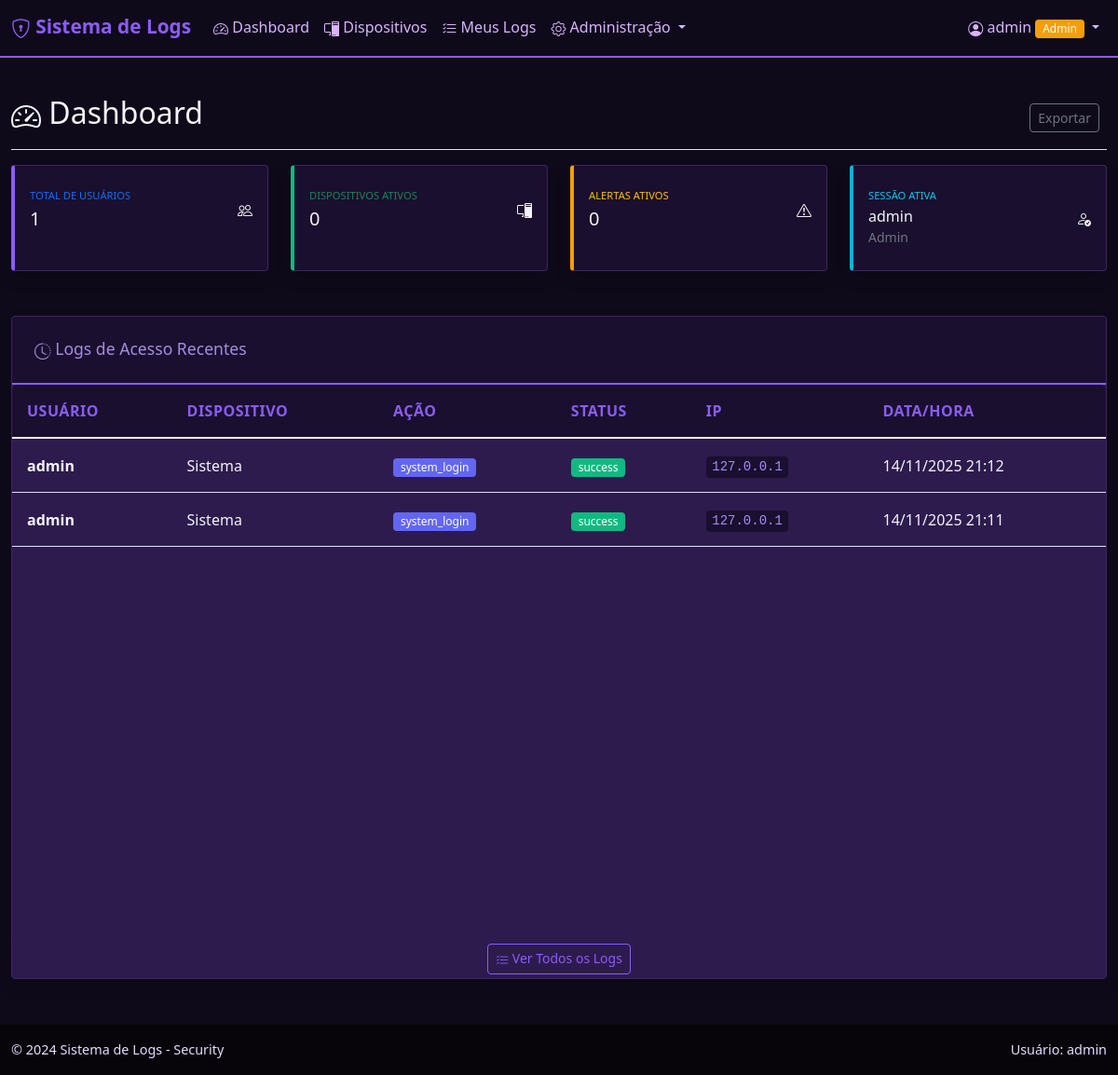
Page / (signed in) on the earlier database version.
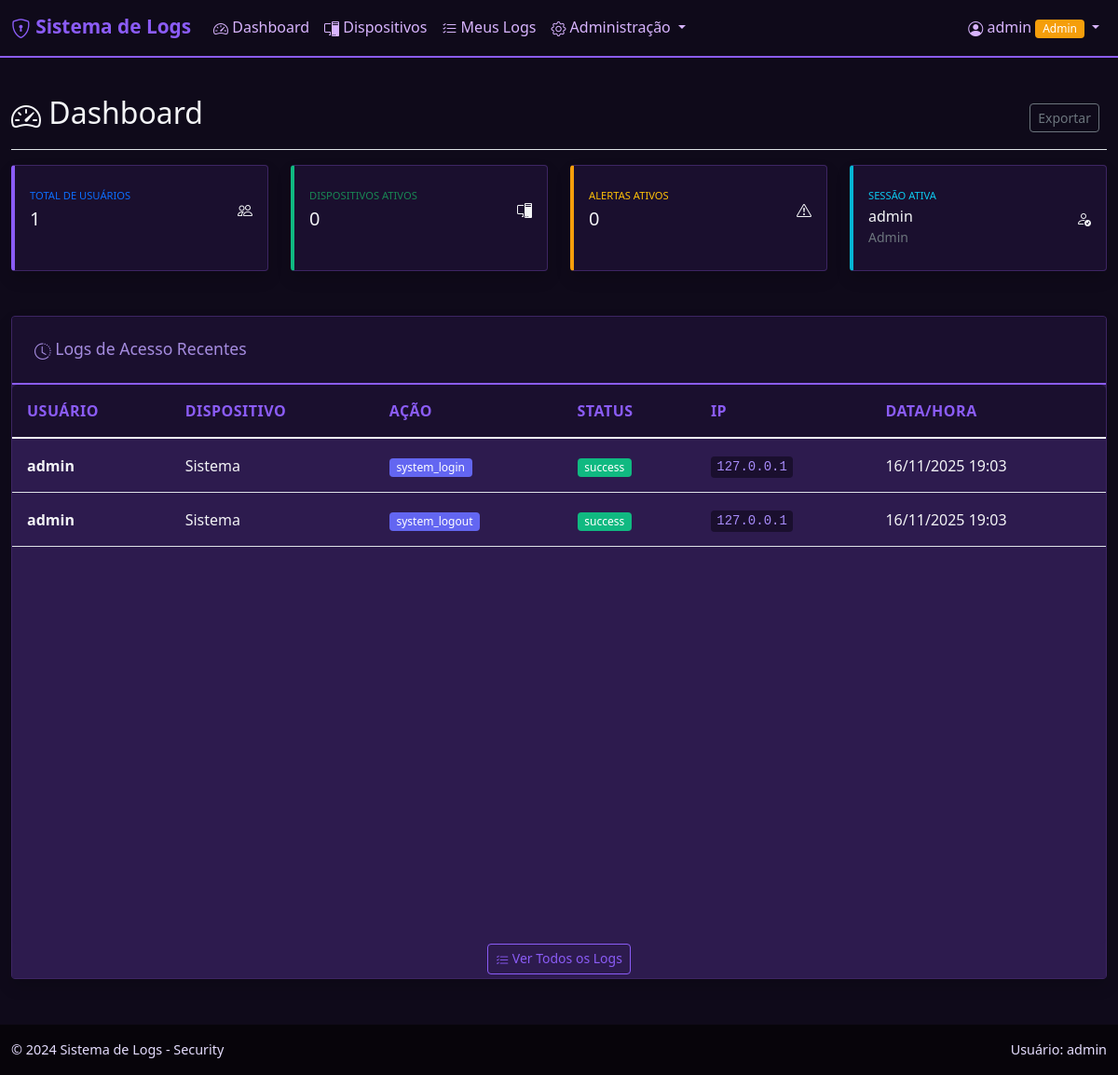
Same page on the later database version.
### models.py (models this page shows)
class User(UserMixin, db.Model):
    id = db.Column(db.Integer, primary_key=True)
    username = db.Column(db.String(80), unique=True, nullable=False)
    email = db.Column(db.String(120), unique=True, nullable=False)
    password_hash = db.Column(db.String(255), nullable=False)
    role = db.Column(db.Enum(UserRole), default=UserRole.USER)
    created_at = db.Column(db.DateTime, default=get_brasilia_now)
    is_active = db.Column(db.Boolean, default=True)  # Usuário ativo ou desativado?
    user_permissions = db.relationship('UserPermission', backref='user', lazy=True, cascade='all, delete-orphan', foreign_keys='UserPermission.user_id')
    permissions_granted = db.relationship('UserPermission', backref='granted_by_user', lazy=True, foreign_keys='UserPermission.granted_by')
    logs = db.relationship('AccessLog', backref='user', lazy=True, cascade='all, delete-orphan')

class AccessLog(db.Model):
    id = db.Column(db.Integer, primary_key=True)
    user_id = db.Column(db.Integer, db.ForeignKey('user.id'), nullable=False)
    device_id = db.Column(db.Integer, db.ForeignKey('device.id'), nullable=True)  # Opcional para logs de login
    access_time = db.Column(db.DateTime, default=get_brasilia_now)  # Quando aconteceu?
    action = db.Column(db.String(50), nullable=False)  # Qual ação (login, read, write, etc)
    status = db.Column(db.String(20), nullable=False)  # Sucesso ou falha?
    ip_address = db.Column(db.String(45))  # IP do usuário
    user_agent = db.Column(db.Text)  # Browser/cliente usado
    details = db.Column(db.Text)  # Detalhes adicionais
    is_suspicious = db.Column(db.Boolean, default=False)  # Acesso suspeito? (gera alerta)

### blueprints/main.py (the view)
@main_bp.route('/')
@login_required  # Requer autenticação
def dashboard():
    total_users = User.query.count()
    total_devices = Device.query.count()
    recent_logs = AccessLog.query.order_by(AccessLog.access_time.desc()).limit(10).all()
    active_alerts = Alert.query.filter_by(is_resolved=False).count()
    return render_template('dashboard.html',
                         total_users=total_users,
                         total_devices=total_devices,
                         recent_logs=recent_logs,
                         active_alerts=active_alerts)

### templates/dashboard.html (shortened to what this page needs)
{% extends "base.html" %}
{% block content %}
<div class="d-flex justify-content-between flex-wrap flex-md-nowrap align-items-center pt-3 pb-2 mb-3 border-bottom">
    <h1 class="h2"><i class="bi bi-speedometer2"></i> Dashboard</h1>
    <div class="btn-toolbar mb-2 mb-md-0">
        <div class="btn-group me-2">
            <button type="button" class="btn btn-sm btn-outline-secondary">Exportar</button>
        </div>
    </div>
</div>
<div class="row mb-4">
    <div class="col-xl-3 col-md-6 mb-4">
        <div class="card border-left-primary shadow h-100 py-2">
            <div class="card-body">
                <div class="row no-gutters align-items-center">
                    <div class="col mr-2">
                        <div class="text-xs font-weight-bold text-primary text-uppercase mb-1">
                            Total de Usuários
                        </div>
                        <div class="h5 mb-0 font-weight-bold text-gray-800">{{ total_users }}</div>
                    </div>
                    <div class="col-auto">
                        <i class="bi bi-people fa-2x text-gray-300"></i>
                    </div>
                </div>
            </div>
        </div>
    </div>
    <div class="col-xl-3 col-md-6 mb-4">
        <div class="card border-left-success shadow h-100 py-2">
            <div class="card-body">
                <div class="row no-gutters align-items-center">
                    <div class="col mr-2">
                        <div class="text-xs font-weight-bold text-success text-uppercase mb-1">
                            Dispositivos Ativos
                        </div>
                        <div class="h5 mb-0 font-weight-bold text-gray-800">{{ total_devices }}</div>
                    </div>
                    <div class="col-auto">
                        <i class="bi bi-pc-display fa-2x text-gray-300"></i>
                    </div>
                </div>
            </div>
        </div>
    </div>
    <div class="col-xl-3 col-md-6 mb-4">
        <div class="card border-left-warning shadow h-100 py-2">
            <div class="card-body">
                <div class="row no-gutters align-items-center">
                    <div class="col mr-2">
                        <div class="text-xs font-weight-bold text-warning text-uppercase mb-1">
                            Alertas Ativos
                        </div>
                        <div class="h5 mb-0 font-weight-bold text-gray-800">{{ active_alerts }}</div>
                    </div>
                    <div class="col-auto">
                        <i class="bi bi-exclamation-triangle fa-2x text-gray-300"></i>
                    </div>
                </div>
            </div>
        </div>
    </div>
    <div class="col-xl-3 col-md-6 mb-4">
        <div class="card border-left-info shadow h-100 py-2">
            <div class="card-body">
                <div class="row no-gutters align-items-center">
                    <div class="col mr-2">
                        <div class="text-xs font-weight-bold text-info text-uppercase mb-1">
                            Sessão Ativa
                        </div>
                        <div class="h6 mb-0 font-weight-bold text-gray-800">{{ current_user.username }}</div>
                        <small class="text-muted">{{ current_user.role.value|title }}</small>
                    </div>
                    <div class="col-auto">
                        <i class="bi bi-person-check fa-2x text-gray-300"></i>
                    </div>
                </div>
            </div>
        </div>
    </div>
</div>
<div class="row">
    <div class="col-12">
        <div class="card shadow" style="background-color: #2d1b4e;">
            <div class="card-header" style="background-color: #1a0f2e; border-bottom: 2px solid #8b5cf6;">
                <h6 class="m-0 font-weight-bold" style="color: #a58cdf; font-size: 1.1rem;">
                    <i class="bi bi-clock-history"></i> Logs de Acesso Recentes
                </h6>
            </div>
            <div class="card-body" style="background-color: #2d1b4e; padding: 0;">
                <div class="table-responsive" style="background-color: #2d1b4e;">
                    <table class="table table-hover" id="recentLogsTable" style="color: #f3f4f6; margin-bottom: 0;">
                        <thead>
                            <tr>
                                <th>Usuário</th>
                                <th>Dispositivo</th>
                                <th>Ação</th>
                                <th>Status</th>
                                <th>IP</th>
                                <th>Data/Hora</th>
                            </tr>
                        </thead>
                        <tbody>
                            {% for log in recent_logs %}
                            <tr class="{% if log.is_suspicious %}table-warning{% endif %}">
                                <td>
                                    <strong>{{ log.user.username }}</strong>
                                </td>
                                <td>{{ log.device.name if log.device else 'Sistema' }}</td>
                                <td>
                                    <span class="badge bg-secondary">{{ log.action }}</span>
                                </td>
                                <td>
                                    <span class="badge {% if log.status == 'success' %}bg-success{% else %}bg-danger{% endif %}">
                                        {{ log.status }}
                                    </span>
                                </td>
                                <td><code>{{ log.ip_address }}</code></td>
                                <td>{{ log.access_time.strftime('%d/%m/%Y %H:%M') }}</td>
                            </tr>
                            {% endfor %}
                        </tbody>
                    </table>
                </div>
                <div class="text-center mt-1">
                    <a href="{{ url_for('logs.logs') }}" class="btn btn-outline-primary btn-sm" style="transform: translateY(-4px);">
                        <i class="bi bi-list-check"></i> Ver Todos os Logs
                    </a>
                </div>
            </div>
        </div>
    </div>
</div>
{% endblock %}

### templates/base.html (shortened to what this page needs)
<!DOCTYPE html>
<html lang="pt-BR">
<head>
    <link href="https://cdn.jsdelivr.net/npm/bootstrap@5.1.3/dist/css/bootstrap.min.css" rel="stylesheet">
    <link rel="stylesheet" href="https://cdn.jsdelivr.net/npm/bootstrap-icons@1.8.1/font/bootstrap-icons.css">
    <link href="{{ url_for('static', filename='css/style.css') }}" rel="stylesheet">
</head>
<body>
    <nav class="navbar navbar-expand-lg navbar-dark bg-dark">
        <div class="container-fluid">
            <a class="navbar-brand" href="{{ url_for('main.dashboard') }}">
                <i class="bi bi-shield-lock"></i> Sistema de Logs
            </a>
            <div class="collapse navbar-collapse" id="navbarNav">
                <ul class="navbar-nav me-auto">
                    {% if current_user.is_authenticated %}
                        <li class="nav-item">
                            <a class="nav-link" href="{{ url_for('main.dashboard') }}">
                                <i class="bi bi-speedometer2"></i> Dashboard
                            </a>
                        </li>
                        <li class="nav-item">
                            <a class="nav-link" href="{{ url_for('devices.devices') }}">
                                <i class="bi bi-pc-display"></i> Dispositivos
                            </a>
                        </li>
                        <li class="nav-item">
                            <a class="nav-link" href="{{ url_for('logs.logs') }}">
                                <i class="bi bi-list-check"></i> Meus Logs
                            </a>
                        </li>
                        {% if current_user.role.value == 'admin' %}
                        <li class="nav-item dropdown">
                            <a class="nav-link dropdown-toggle" href="#" id="adminDropdown" role="button" data-bs-toggle="dropdown">
                                <i class="bi bi-gear"></i> Administração
                            </a>
                        </li>
                        {% endif %}
                    {% endif %}
                </ul>
                <ul class="navbar-nav">
                    {% if current_user.is_authenticated %}
                    <li class="nav-item dropdown">
                        <a class="nav-link dropdown-toggle" href="#" id="userDropdown" role="button" data-bs-toggle="dropdown">
                            <i class="bi bi-person-circle"></i> {{ current_user.username }}
                            {% if current_user.role.value == 'admin' %}
                                <span class="badge bg-warning">Admin</span>
                            {% endif %}
                        </a>
                    </li>
                    {% else %}
                    <li class="nav-item">
                        <a class="nav-link" href="{{ url_for('auth.login') }}">Login</a>
                    </li>
                    {% endif %}
                </ul>
            </div>
        </div>
    </nav>
    <div class="container-fluid mt-4">
        {% block content %}{% endblock %}
    </div>
    <footer class="bg-dark text-light mt-5 py-3">
        <div class="container-fluid">
            <div class="row">
                <div class="col-md-6">
                    <p class="mb-0">&copy; 2024 Sistema de Logs - Security</p>
                </div>
                <div class="col-md-6 text-end">
                    <p class="mb-0">Usuário: {{ current_user.username if current_user.is_authenticated else 'Não logado' }}</p>
                </div>
            </div>
        </div>
    </footer>
</body>
</html>

### static/css/style.css (style rules this page uses)
:root { --primary-color: #1a0f2e; --secondary-color: #2d1b4e; --accent-color: #8b5cf6; --success-color: #10b981; --warning-color: #f59e0b; --danger-color: #ef4444; --light-color: #f3f4f6; --dark-color: #1a0f2e; }
body { background-color: #0f0a1a; font-family: 'Segoe UI', Tahoma, Geneva, Verdana, sans-serif; color: #f3f4f6; }
.card { box-shadow: 0 0.15rem 1.75rem 0 rgba(0, 0, 0, 0.5); border: 1px solid #3d2563; background-color: #1a0f2e; color: #f3f4f6; }
.card-header { background-color: #2d1b4e; border-bottom: 1px solid #3d2563; color: #f3f4f6; }
.card:has(.table) { background-color: #2d1b4e; box-shadow: 0 0.5rem 2rem 0 rgba(139, 92, 246, 0.2); }
.card:has(.table) .card-header { background-color: #1a0f2e; border-bottom: 2px solid #8b5cf6; padding: 1.5rem !important; }
.card:has(.table) .card-body { background-color: #2d1b4e; padding: 0; }
.card:has(.table) .table th { padding: 1rem; font-size: 1rem; }
.card:has(.table) .table td { padding: 1rem; font-size: 1rem; vertical-align: middle; }
.card:has(.table) .table-responsive { min-height: 600px; }
.navbar-brand { font-weight: 600; }
.navbar-dark .navbar-nav .nav-link { color: rgba(255, 255, 255, 0.9); }
.badge { font-weight: 500; }
.table th { border-top: none; font-weight: 600; text-transform: uppercase; font-size: 0.8rem; letter-spacing: 0.5px; background-color: #1a0f2e !important; color: #8b5cf6 !important; }
.table tbody tr { background-color: #2d1b4e; color: #f3f4f6; border-top: 1px solid #3d2563; }
.table tbody tr td { color: #f3f4f6; font-weight: 500; }
.table { color: #f3f4f6; }
.btn { font-weight: 500; border-radius: 0.35rem; }
.btn-sm { border-radius: 0.25rem; }
html, body { height: 100%; }
body { display: flex; flex-direction: column; }
.container-fluid { flex: 1; }
.table-responsive { border-radius: 0.35rem; }
code { background-color: #1a0f2e; padding: 0.2rem 0.4rem; border-radius: 0.25rem; font-size: 0.875em; color: #a78bfa; }
.text-xs { font-size: 0.7rem; }
.border-left-primary { border-left: 4px solid #8b5cf6 !important; }
.border-left-success { border-left: 4px solid #10b981 !important; }
.border-left-warning { border-left: 4px solid #f59e0b !important; }
.border-left-info { border-left: 4px solid #06b6d4 !important; }
.bi { vertical-align: -0.125em; }
footer.bg-dark.text-light, .site-footer, footer { background-color: #07040a !important; color: #e6ddff !important; padding: 1rem 0; border-top: 1px solid rgba(139,92,246,0.06); }
footer.bg-dark.text-light p, .site-footer p, footer p { margin: 0; color: #e6ddff !important; font-size: 0.9rem; }
.navbar-dark { background-color: #0f0a1a !important; border-bottom: 2px solid #8b5cf6; }
.navbar-dark .navbar-brand { color: #8b5cf6 !important; font-weight: 700; font-size: 1.3rem; }
.navbar-dark .nav-link { color: #d8b4fe !important; transition: color 0.2s ease; }
.btn-outline-primary { color: #8b5cf6 !important; border-color: #8b5cf6 !important; }
.badge.bg-success { background-color: #10b981 !important; }
.badge.bg-warning { background-color: #f59e0b !important; }
.badge.bg-secondary { background-color: #6366f1 !important; }

Differences in the rows shown:
changed AccessLog "system_login": access_time "14/11/2025 21:12" → "16/11/2025 19:03"
changed AccessLog: action "system_login" → "system_logout"; access_time "14/11/2025 21:11" → "16/11/2025 19:03"
